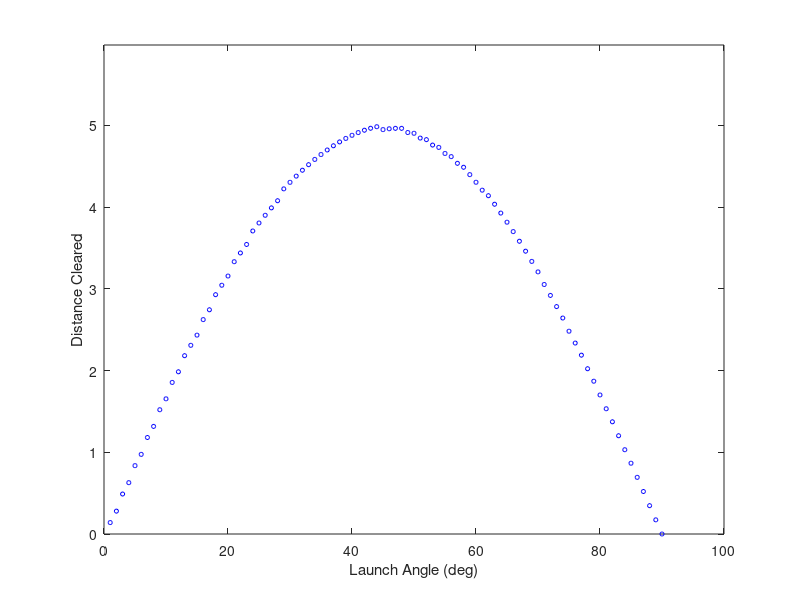

The MATLAB source for this figure:
%2D KINEMATICS p.1
%Created by: Daniel Kuhman
%Github: https://github.com/dkuhman
%Last updated: 2020-05-17

%Clear workspace
clear all
clc

%Optimize launch angle for a given velocity - This should always be
%45-degrees.

distance_cleared = []; %This will collect the distance cleared on each loop iteration

%Run the loop from 1 to 90 degrees in steps of 1 degree
for i = 1:90
    launch_angle = i; %Update launch angle (degrees)

    %y = vertical (up is + and down is -)
    %x = horizontal
    position_y = 0; %Vertical position
    position_x = 0; %Horizontal position

    velocity_r = 7; %Resultant velocity
    velocity_y = 0; %Vertical velocity
    velocity_x = 0; %Horizontal velocity

    acceleration_y = -9.81;
    acceleration_x = 0;

    time = 0;
    sample_rate = 0.01;
    j = 0;

    while position_y(end) >= 0
        time(end+1) = time(end) + sample_rate;
        j = j + 1;

        %On first iteration: find vertical and horizontal velocity from the
        %resultant velocity
        if j == 1
            velocity_y(end) = sind(launch_angle)*velocity_r;
            velocity_x(end) = cosd(launch_angle)*velocity_r;
        else
            velocity_y(end+1) = acceleration_y(end) * sample_rate + velocity_y(end);
            velocity_x(end+1) = acceleration_x(end) * sample_rate + velocity_x(end);

            position_y(end+1) = velocity_y(end) * sample_rate + position_y(end);
            position_x(end+1) = velocity_x(end) * sample_rate + position_x(end);

            acceleration_y(end+1) = -9.81;
            acceleration_x(end+1) = 0;
        end
    end
    
    %Append launch angle and associated distance cleared
    distance_cleared(i,:) = [launch_angle, position_x(end)];
end

%Find maximum distance cleared and it's associated launch angle
max_distance = max(distance_cleared(:,2));
best_angle = distance_cleared(distance_cleared(:,2)==max_distance, 1);

disp(['Max distance cleared: ' num2str(max_distance) ' at angle: ' num2str(best_angle)])

figure
plot(distance_cleared(:, 1), distance_cleared(:, 2), 'bo', 'MarkerSize', 3)
xlabel('Launch Angle (deg)')
ylabel('Distance Cleared')
ylim([0 max(distance_cleared(:,2))+1])